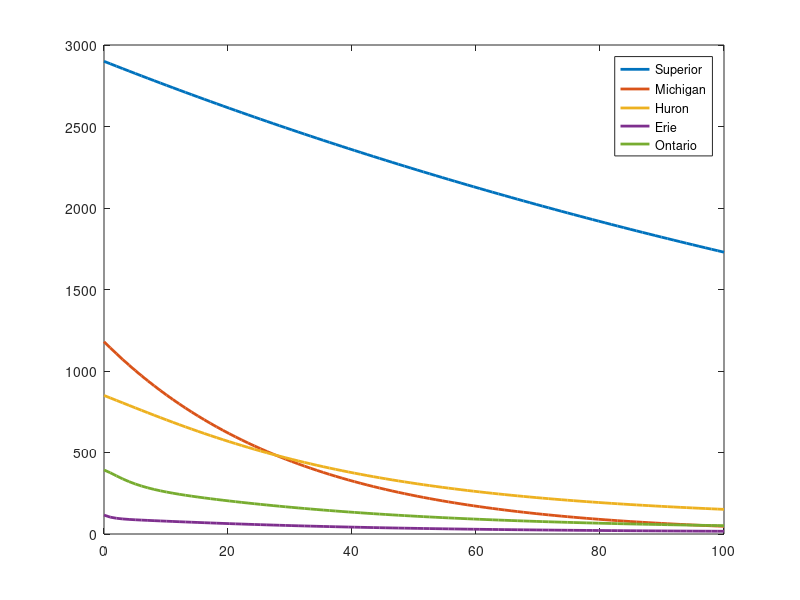
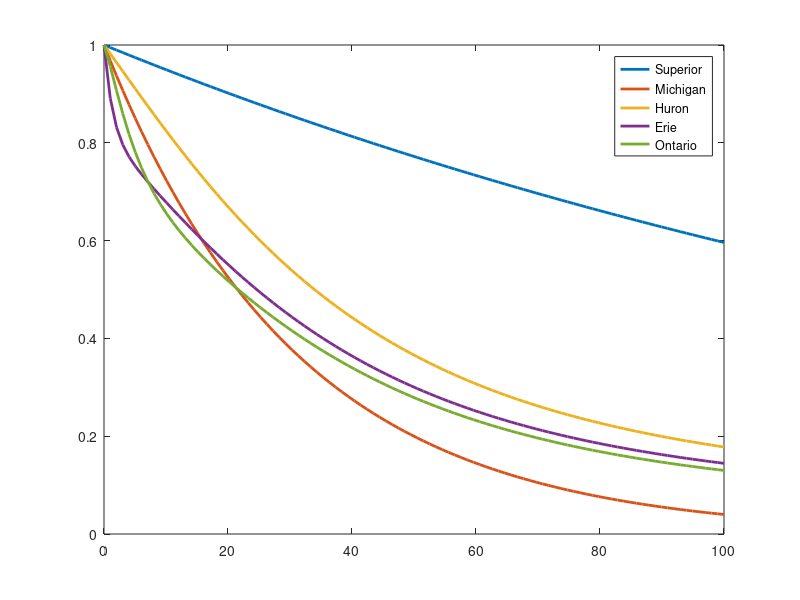

Write MATLAB code to recreate these figures, in order.
% File GreatLakes.m
% Honors ODE final assesment

V=[2900,0,0,0,0;
    0,1180,0,0,0;
    0,0,850,0,0;
    0,0,0,116,0;
    0,0,0,0,393];

G=[-15,0,0,0,0;
    0,-38,0,0,0;
    15,38,-68,0,0;
    0,0,68,-85,0;
    0,0,0,85,-99];

x0=V*[1; 1; 1; 1; 1];

A=G/V;
[P,D]=eig(A);
d=diag(D);

PC=P*diag(P\x0);
PCD=PC*D;

t=linspace(0, 100, 100);
xt=PC*exp(d*t);
rt=diag(x0)\xt;

figure(1);
plot(t,xt,'LineWidth',2);
legend('Superior','Michigan','Huron','Erie','Ontario');
figure(2);
plot(t,rt,'LineWidth',2);
legend('Superior','Michigan','Huron','Erie','Ontario');


k=[0.95, 0.5];
T=zeros([length(x0), length(k)]);
for i=1:length(x0)
    B=[PC(i,:); PCD(i,:)];
    for j=1:length(k)
        tx=0;
        it=0;
        err=1;
        xk=x0(i)*k(j);
        while(abs(err)>1E-15 && it<20)
            f=B*exp(d*tx);
            err=(f(1)-xk)/f(2);
            tx=tx-err;
            it=it+1;
        end
        T(i,j)=tx;
    end
end
disp(k);
disp(T);